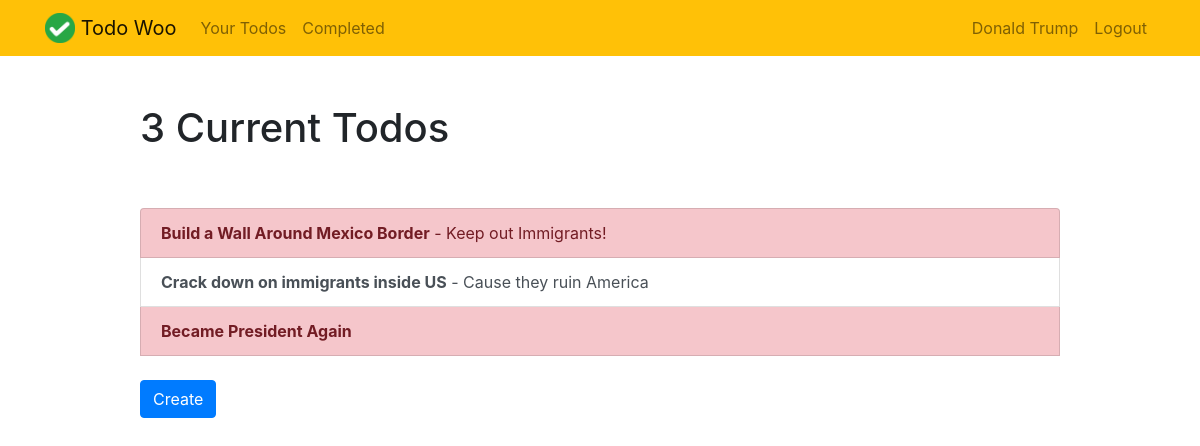
The app's page /current/ (signed in) with its own data.
### todo/models.py (models this page shows, shortened)
class Todo(models.Model):
    title = models.CharField(max_length = 100)
    memo = models.TextField(blank=True)
    created = models.DateTimeField(auto_now_add=True)
    datecompleted = models.DateTimeField(null=True, blank=True)
    important = models.BooleanField(default=False)
    user = models.ForeignKey(User, on_delete=models.CASCADE)

### todo/views.py (the view)
# urls.py: path("current/", views.currenttodos, name='currenttodos'),
def currenttodos(request):
    todos = Todo.objects.filter(user=request.user, datecompleted__isnull=True)
    return render(request, 'todo/currenttodos.html', {'todos': todos})

### todo/templates/todo/currenttodos.html (shortened to what this page needs)
{% extends "todo/base.html" %}
{% block content %}
    <div class="row justify-content-center mt-5">
        <div class="col-md-10">
            {% if todos %}
                 <h1>{{ todos.count }} Current Todo{{ todos.count|pluralize }}</h1>
            {% else %}
                           <h1>Current Todos</h1>
            {% endif %}
        </div>
    </div>
    <div class="row justify-content-center mt-5">
        <div class="col-md-10">
        {% if todos %}
            <div class="list-group">
                {% for todo in todos %}
                <a href="{% url 'viewtodo' todo.id %}" class="list-group-item list-group-item-action{% if todo.important %} list-group-item-danger{% endif %}"><b>{{ todo.title }}</b>{% if todo.memo %} - {{ todo.memo|truncatechars:30 }}{% endif %}  </a>
                {% endfor %}
                <div class="text-left">
                <br>
                <a role="button" class="btn btn-primary" href="{% url 'createtodo' %}">Create</a>
                </div>
            </div>
        {% else %}
            <div class="text-center">
                <h2>Looks like you don't have any todos! Nice work.</h2>
            <br>
            <a role="button" class="btn btn-primary" href="{% url 'createtodo' %}">New Todo</a>
            </div>
        {% endif %}
        </div>
    </div>
{% endblock %}

### todo/templates/todo/base.html (shortened to what this page needs)
{% load static %}
<!doctype html>
<html lang="en">
<head>
    <link rel="stylesheet" href="https://stackpath.bootstrapcdn.com/bootstrap/4.4.1/css/bootstrap.min.css">
</head>
<body>
<nav class="navbar navbar-expand-md navbar-light bg-warning">
<div class="container">
    <a class="navbar-brand" href="{% url 'home' %}">
         <img src="{% static 'todo/logo.png' %}" width="30" height="30" class="d-inline-block align-top">
        <span>Todo Woo</span>
    </a>
    <div class="collapse navbar-collapse" id="navbarNav">
    {% if user.is_authenticated %}
        <ul class="navbar-nav mr-auto">
                <li class="nav-item {{ current }}">
                    <a class="nav-link" href="{% url 'currenttodos' %}">Your Todos</a>
                </li>
                <li class="nav-item {{ completed }}">
                    <a class="nav-link" href="{% url 'lscompletetodos' %}">Completed</a>
                </li>
        </ul>
    {% endif %}
    <ul class="navbar-nav ml-auto">
            {% if user.is_authenticated %}
            <li class="nav-item">
                    <a href="#"  class="nav-link">{{ user.username }}</a>
                </li>
                <li class="nav-item">
                    <a href="#" onclick="$('#signOutBtn').click()" class="nav-link">Logout</a>
                </li>
            {% endif %}
        </ul>
    </div>
</div>
</nav>
<div class="container">
{% block content %}{% endblock %}
</div>
</body>
</html>

### records on screen
Todo: title "Build a Wall Around Mexico Border", memo "Keep out Immigrants!"
Todo: title "Crack down on immigrants inside US", memo "Cause they ruin America"
Todo: title "Became President Again"

### other values on screen
{{ user.username }} "Donald Trump"
{{ todos.count }} "3"
